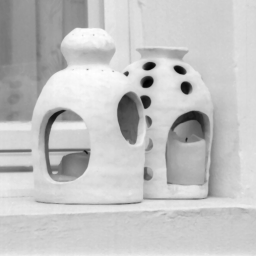
%> input picture PRACTICAS/AL(1)/examen matlab/P9/lamp.bmp, 256 x 256 px
$ octave p9_e07.m   (GNU Octave 9; MATLAB toolbox functions it lacks are replaced by stand-ins)
%> lines starting %> are read from the running program, lines starting %| are printed output that depends on the picture
%Ejercicio 7
clear;
A = imread('lamp.bmp'); %Imagen original bmp en uint8
%> A is the input picture: size 256x256 uint8; min 3, max 255, mean 194.9
A = double(A); %En formato doble precision
%> A: size 256x256 double
[fil,col] = size(A); %Tama�o de la imagen
%> fil = 256; col = 256

B = zeros(8,8); %Matriz auxiliar para la transformacion
J = zeros(fil,col); %Imagen reconstruida

%Matriz donde almacenaremos la base wavelet de Haar
T = [1 1 1 0 1 0 0 0;1 1 1 0 -1 0 0 0;1 1 -1 0 0 1 0 0;1 1 -1 0 0 -1 0 0;1 -1 0 1 0 0 1 0;1 -1 0 1 0 0 -1 0;1 -1 0 -1 0 0 0 1;1 -1 0 -1 0 0 0 -1];

for i=1:8 %Obtenemos la matriz ortogonal dividiendo entre la norma de cada columna
    T(:,i) = T(:,i) / norm(T(:,i));
end %Asi la inversa sera igual a la traspuesta

for i=1:8:fil
    for j=1:8:col
        B = A(i:i+7,j:j+7); %Extrae las submatrices de 8x8
        B = (T') * B * T;   %Las transforma
        for k=1:8
            for m=1:8
                if  abs(B(k,m)) < 3.5
                    B(k,m) = 0; %Anula los elementos menores a 3.5
                end
            end
        end
        A(i:i+7,j:j+7) = B;
    end
end
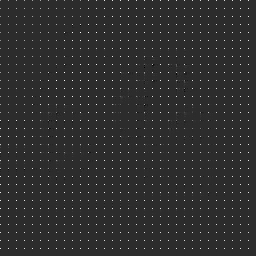
%> A: size 256x256 double; min -428.6, max 2005, mean 24.3; drawn with min black and max white
%> after the loop, B = [1713.5 4.75 0 0 0 0 0 0; -39.5 -10.25 -4.77 0 0 0 0 0; -10.96 4.95 0 0 0 0 0 0; -20.15 0 0 0 0 0 0 0; 0 0 0 0 0 0 0 0; 0 0 0 0 0 0 0 0; 0 0 0 0 0 0 0 0; -11.75 0 0 4.24 0 0 0 0]

cont = 0; %Cuenta el numero de ceros
for i=1:fil
    for j=1:col
        if A(i,j) == 0
            cont = cont + 1;
        end
    end
end
%> after the loop, cont = 52510
fprintf('%d ceros en total\n',cont);
%| 52510 ceros en total

for i=1:8:fil
    for j=1:8:col
        J(i:i+7,j:j+7) = T * A(i:i+7,j:j+7) * (T');
    end
end

J = uint8(J);
%> J: size 256x256 uint8
imwrite(J,'lamp_compr.bmp');
